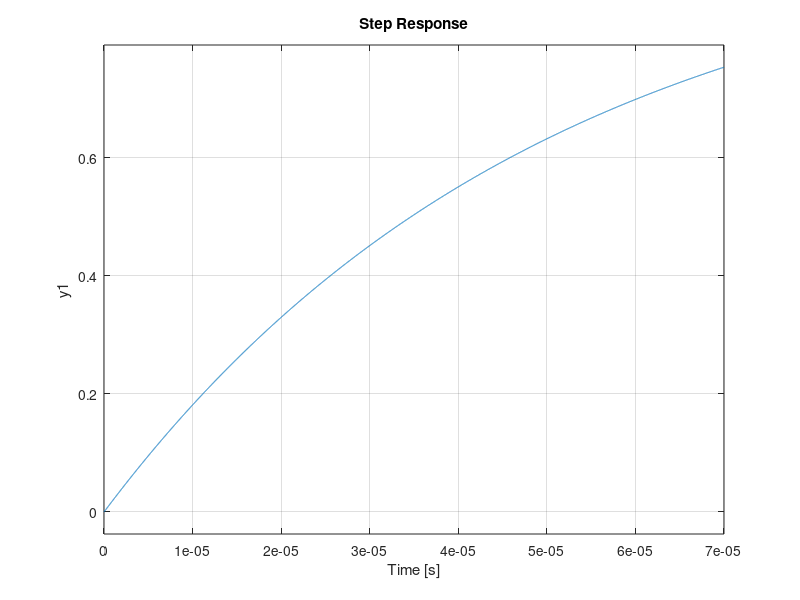
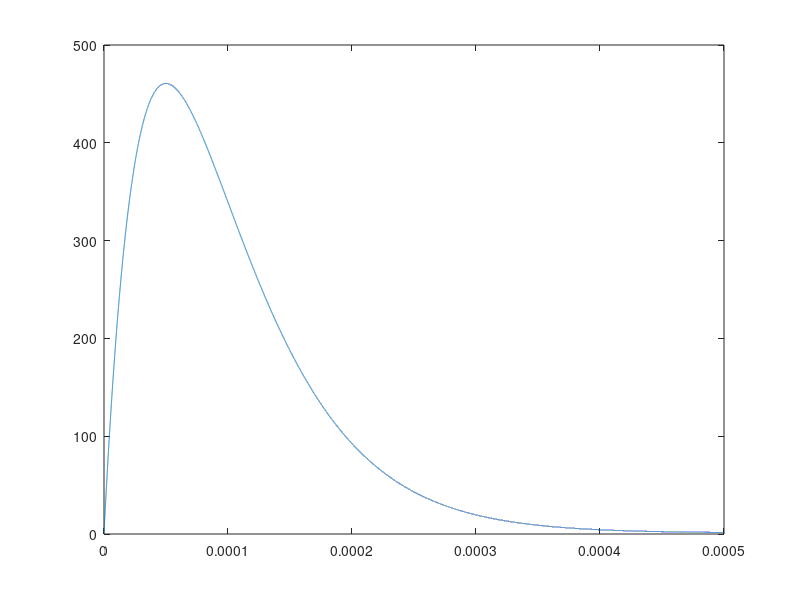

These figures' MATLAB source, in order: (Note: this script raises an error after producing the figures.)
%% Solo darle run a todo el script para ejecutar correctamente
close all

R=50;           %x(1)
L=1e-6;         %x(2)
C=1e-6;         %x(3)
% C=100e-6;
t = [0:1e-8:5e-4];
num=[1/(L*C)];
den = [1 R/L 1/(L*C)];
sys = tf(num,den);
step(sys)

alpha=R/(2*L);
ome=1/(sqrt(L*C));
s1=-alpha+sqrt(alpha^2-ome^2);
s2=-alpha-sqrt(alpha^2-ome^2);
A2=1;
A1=A2*alpha;
Vs=1;
vcZ=0;
iLZ=0;
%% criticamente amortiguado
vcMed=Vs+t.*A1.*exp(s1.*t)+A2.*exp(s2.*t);
figure();
plot(t,vcMed)
%% subamortiguado
% ome=sqrt((1/(L*C))-(alpha));
% vc2=exp(-alpha.*t).*(vcZ*cos(ome.*t)+((1/ome)*(alpha*vcZ+(iLZ/C))*sin(ome.*t)));
% 
% figure();
% plot(t,vc2)
%%
% alpha = x(1)/(2*x(2))
%ome=1/(sqrt(x(2)*x(3)))
%s1=(-(x(1)/(2*x(2)))+sqrt((x(1)/(2*x(2)))^2-(1/(sqrt(x(2)*x(3))))^2))
%s2=-(x(1)/(2*x(2)))-sqrt((x(1)/(2*x(2)))^2-(1/(sqrt(x(2)*x(3))))^2);

fun=@(x)(Vs+t.*(A2*(x(1)/(2*x(2)))).*exp((-(x(1)/(2*x(2)))+sqrt((x(1)/(2*x(2)))^2 ...
    -(1/(sqrt(x(2)*x(3))))^2)).*t)+A2.*exp((-(x(1)/(2*x(2)))-sqrt((x(1)/(2*x(2)))^2 ...
    -(1/(sqrt(x(2)*x(3))))^2)).*t))-vcMed;

%% lsqnonlin

lb = [0,0,0];
ub = [1000,1e-4,1e-4];
x0 = [10,10e-6,10e-6];
% options = optimoptions(@lsqnonlin,'Display','iter','MaxFunctionEvaluations',1500);
options = optimoptions(@lsqnonlin,'Display','iter','MaxFunctionEvaluations',1500);
x = lsqnonlin(fun,x0,lb,ub,options)
figure
plot(t,vcMed,'-b',t,fun(x)+vcMed,'or')

%% fminunc

options = optimoptions(@fminunc,'Algorithm','quasi-newton');
x0=[10,100e-6,100e-6];  %starting guess
[x,fval,exitflag,output]=fminunc(@sphere,x0,options)

figure
plot(t,vcMed,'ob',t,fun(x)+vcMed,'or')
axis([0 5e-4 0 1000])
